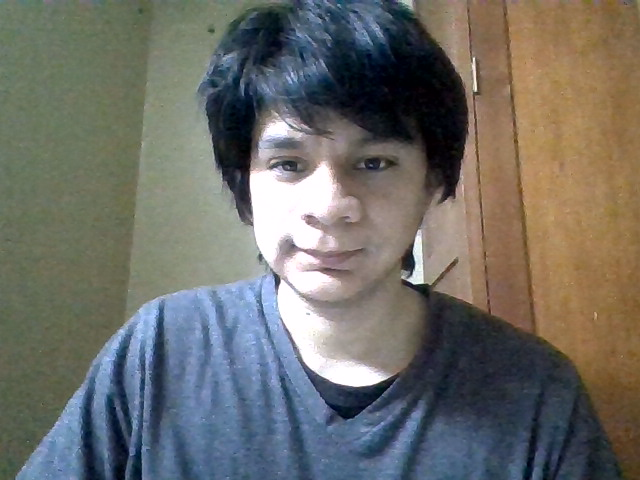
#> input picture DL/dataset/20171070H/00000.png, 640 x 480 px, given in place of the camera
$ python capturador.py
#> lines starting #> are read from the running program, lines starting #| are printed output that depends on the picture
# Importando las librerías necesarias
from imutils.video import VideoStream
import imutils
import time
import cv2
import os
# Creando la carpeta de exportación
nombre_carpeta = "dataset/20171099F"
os.makedirs(nombre_carpeta, exist_ok=True)
# Cargando el clasificador
detector = cv2.CascadeClassifier("haarcascade_frontalface_default.xml")
# Inicializamos el video
print("[INFO] Empezando a grabar..")
vs = VideoStream(src=0).start()
time.sleep(2.0)
total = 0
# Recorremos los fotogramas
while True:
	# Capturamos el fotogramas
	frame = vs.read()
#> frame is the input picture: shape (480, 640, 3); mean B, G, R 103.6, 108.9, 109.4
	orig = frame.copy()
	frame = imutils.resize(frame, width=400)
#> frame: shape (300, 400, 3)
	# Detectamos los rostros
	rects = detector.detectMultiScale(
		cv2.cvtColor(frame, cv2.COLOR_BGR2GRAY), scaleFactor=1.1,
		minNeighbors=5, minSize=(30, 30))
#> rects = [[138, 51, 141, 141]]
	# Recorremos los rostros detectados
	for (x, y, w, h) in rects:
		cv2.rectangle(frame, (x, y), (x + w, y + h), (0, 255, 0), 2)
#> this loop made 1 pass
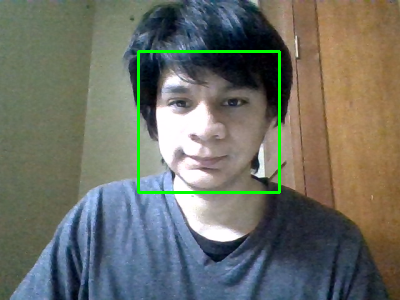
#> frame: shape (300, 400, 3); mean B, G, R 102.3, 111.1, 108.1
    # Mostramos el fotograma
	cv2.imshow("Frame", frame)
	key = cv2.waitKey(1) & 0xFF
#> (key q is pressed here)
    # Tomamos captura presionando "f"
	if key == ord("f"):
		p = os.path.sep.join(["dataset/20171099F", "{}.png".format(
			str(total).zfill(5))])
		cv2.imwrite(p, orig)
		total += 1
	# Cerramos presionando "q"
	elif key == ord("q"):
		break
# Resumen general:
print("[INFO] {} imagenes guardadas".format(total))
print("[INFO] Cerrando...")
cv2.destroyAllWindows()
vs.stop()

$ run again, on DL/dataset/20171070H/00001.png
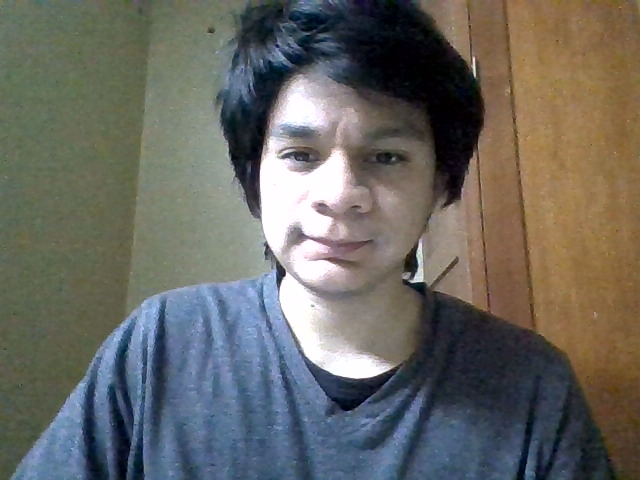
#> input picture DL/dataset/20171070H/00001.png, 640 x 480 px, given in place of the camera
#> frame is the input picture: shape (480, 640, 3); mean B, G, R 97.9, 103.5, 104.2
#> rects = [[143, 45, 139, 139]]
#> the loop `for (x, y, w, h) in rects:` made 1 pass
#> after the loop `for (x, y, w, h) in rects:`:
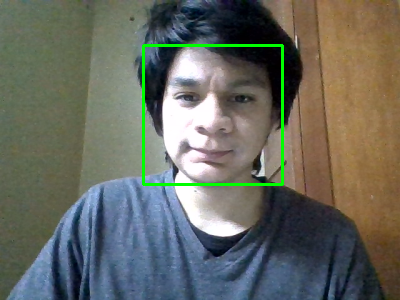
#> frame: shape (300, 400, 3); mean B, G, R 96.6, 105.8, 103

$ run again, on DL/dataset/20171070H/00002.png
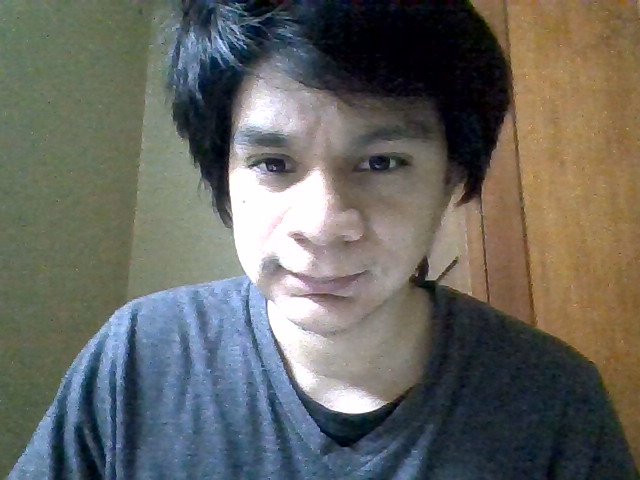
#> input picture DL/dataset/20171070H/00002.png, 640 x 480 px, given in place of the camera
#> frame is the input picture: shape (480, 640, 3); mean B, G, R 97.1, 102.3, 102.2
#> rects = [[112, 32, 192, 192]]
#> the loop `for (x, y, w, h) in rects:` made 1 pass
#> after the loop `for (x, y, w, h) in rects:`:
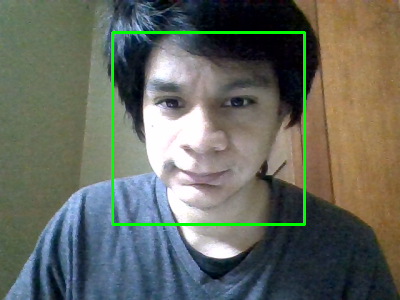
#> frame: shape (300, 400, 3); mean B, G, R 95.4, 105.6, 100.6

$ run again, on DL/dataset/20171070H/00003.png
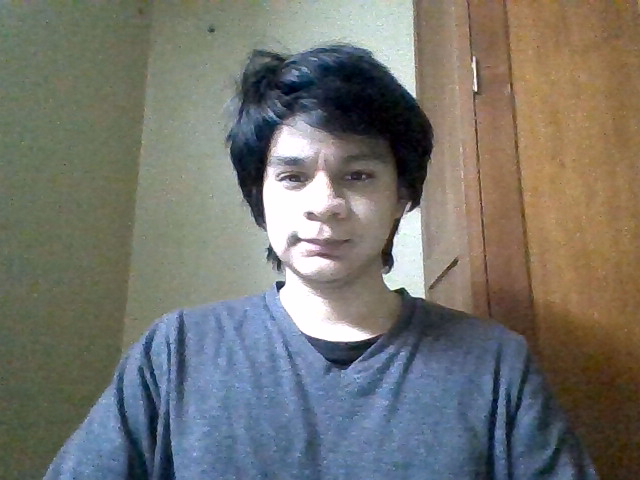
#> input picture DL/dataset/20171070H/00003.png, 640 x 480 px, given in place of the camera
#> frame is the input picture: shape (480, 640, 3); mean B, G, R 110.3, 116, 116.3
#> rects = [[153, 72, 99, 99]]
#> the loop `for (x, y, w, h) in rects:` made 1 pass
#> after the loop `for (x, y, w, h) in rects:`:
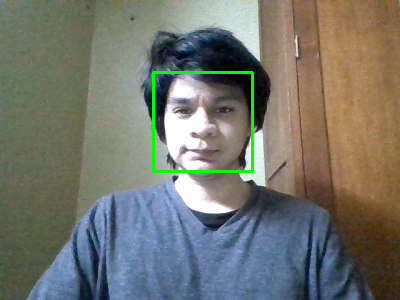
#> frame: shape (300, 400, 3); mean B, G, R 109.2, 117.4, 115.3
